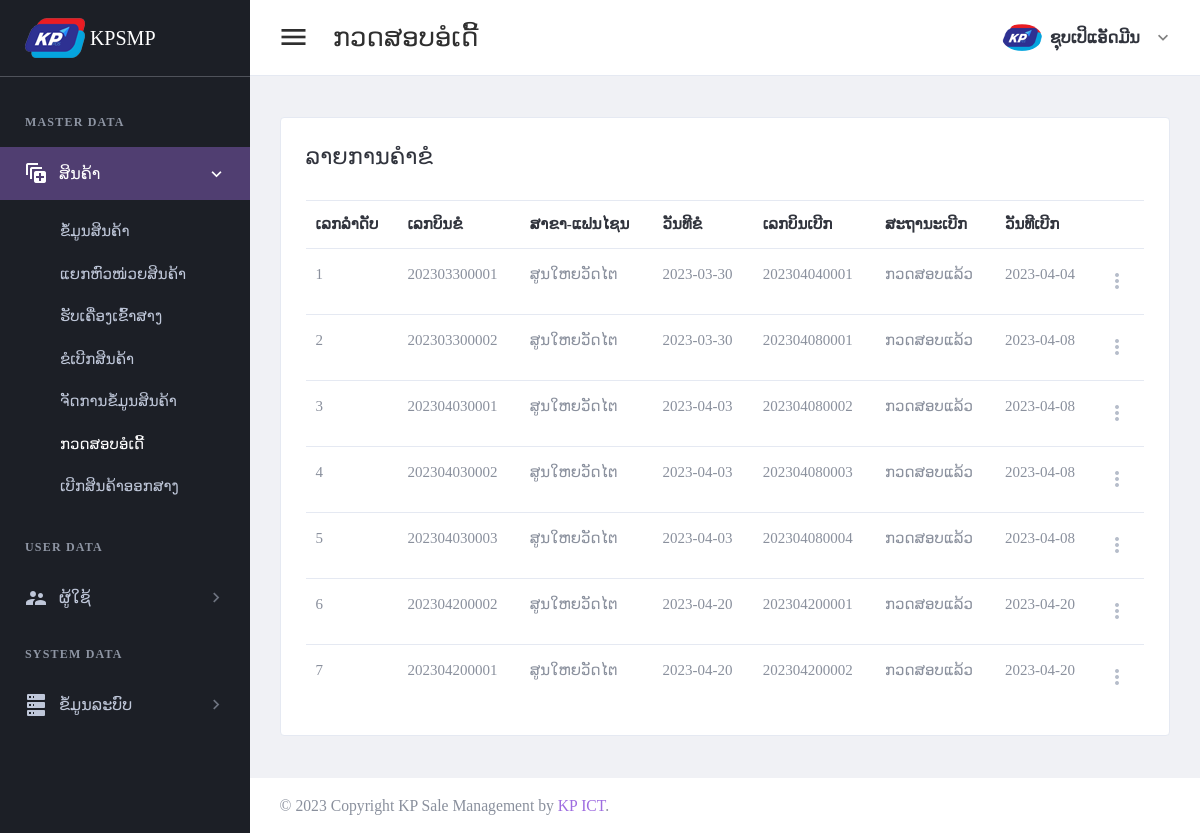
/page/request-order-check.php (signed in), run on an earlier commit of the app's database.
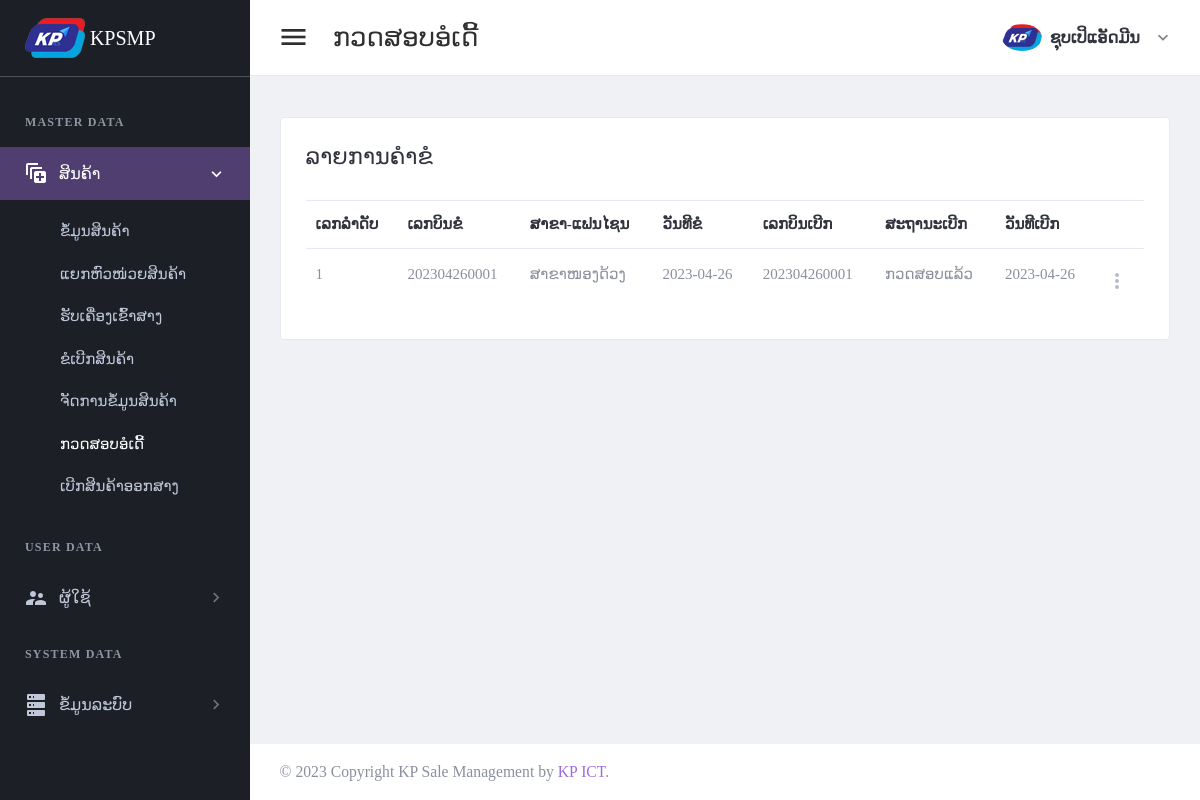
And on a later commit of the database.
### tables this page shows
CREATE TABLE `tbl_header_title` (
  `ht_id` int(11) NOT NULL,
  `ht_name` varchar(300) DEFAULT NULL
);

CREATE TABLE `tbl_sub_title` (
  `st_id` int(11) NOT NULL,
  `st_name` varchar(300) DEFAULT NULL,
  `icon_code` varchar(100) DEFAULT NULL,
  `ht_id` int(11) DEFAULT NULL
);

CREATE TABLE `tbl_page_title` (
  `pt_id` int(11) NOT NULL,
  `pt_name` varchar(300) DEFAULT NULL,
  `ptf_name` varchar(100) DEFAULT NULL,
  `st_id` int(11) DEFAULT NULL
);

CREATE TABLE `tbl_order_request` (
  `or_id` int(11) NOT NULL,
  `or_bill_number` varchar(30) DEFAULT NULL,
  `br_id` int(11) DEFAULT NULL,
  `wh_id` int(11) DEFAULT NULL,
  `or_status` int(11) DEFAULT NULL,
  `add_by` int(11) DEFAULT NULL,
  `date_register` date DEFAULT NULL
);

CREATE TABLE `tbl_branch` (
  `br_id` int(11) NOT NULL,
  `br_name` varchar(150) DEFAULT NULL,
  `br_status` int(11) DEFAULT NULL,
  `br_type` int(11) DEFAULT NULL,
  `add_by` int(11) DEFAULT NULL,
  `date_register` date DEFAULT NULL
);

CREATE TABLE `tbl_approve_order` (
  `apo_id` int(11) NOT NULL,
  `apo_bill_number` varchar(30) DEFAULT NULL,
  `or_id` int(11) DEFAULT NULL,
  `br_id` int(11) DEFAULT NULL,
  `wh_id` int(11) DEFAULT NULL,
  `ar_status` int(11) DEFAULT NULL,
  `add_by` int(11) DEFAULT NULL,
  `date_register` date DEFAULT NULL
);

CREATE TABLE `tbl_approve_order_status` (
  `aos_id` int(11) NOT NULL,
  `aos_name` varchar(150) DEFAULT NULL
);

### setting/checksession.php (called while the page is built, shortened)
<?php
	if($_SESSION['id_users'] == "" )
	{
	header("location:logout.php");
	}
	  else{
		$role_id = $_SESSION["role_id"];
	}
?>

### page/request-order-check.php (the view, shortened to what the changed rows need)
<?php
include("../setting/checksession.php");
include("../setting/conn.php");
$header_name = "ກວດສອບອໍເດີ້";
$header_click = "2";
?>
<!DOCTYPE html>
<html lang="en" dir="ltr">
<head>
    <?php
    include("../setting/callcss.php");
    ?>
</head>
<body class="navbar-fixed sidebar-fixed" id="body">
    <div class="wrapper">
        <?php include "menu.php"; ?>
        <div class="page-wrapper">
            <div class="content-wrapper">
                <div class="content">
                    <div class="email-wrapper rounded border bg-white">
                        <div class="  no-gutters justify-content-center">
                            <div class="    ">
                                <div class="  p-4 p-xl-5">
                                    <form method="post" id="additemorderfrm">
                                        <table id="productsTable2" class="table table-hover table-product" style="width:100%">
                                            <thead>
                                                <tr>
                                                    <th>ເລກລຳດັບ</th>
                                                    <th>ເລກບິນຂໍ</th>
                                                    <th>ສາຂາ-ແຟນໄຊນ</th>
                                                    <th>ວັນທີຂໍ</th>
                                                    <th>ເລກບິນເບີກ</th>
                                                    <th>ສະຖານະເບີກ</th>
                                                    <th>ວັນທີເບີກ</th>
                                                    <th></th>
                                                </tr>
                                            </thead>
                                            <tbody>
                                                <?php
                                                $i = 1;
                                                $stmt4 = $conn->prepare(" SELECT  a.or_id,or_bill_number,br_name,a.date_register as date_request
                                                ,apo_bill_number,aos_name,b.date_register as date_check
                                                FROM tbl_order_request a
                                                left join tbl_approve_order b on a.or_id = b.or_id
                                                left join tbl_branch c on a.br_id = c.br_id
                                                left join tbl_approve_order_status d on b.ar_status = d.aos_id ");
                                                $stmt4->execute();
                                                if ($stmt4->rowCount() > 0) {
                                                    while ($row4 = $stmt4->fetch(PDO::FETCH_ASSOC)) {
                                                        if (empty($row4['apo_bill_number'])) {
                                                            $apo_bill_number = "ລໍຖ້າກວດສອບ";
                                                            $aos_name = "ລໍຖ້າກວດສອບ";
                                                            $date_check = "ລໍຖ້າກວດສອບ";
                                                        } else {
                                                            $apo_bill_number = $row4['apo_bill_number'];
                                                            $aos_name = $row4['aos_name'];
                                                            $date_check = $row4['date_check'];
                                                        }
                                                ?>
                                                        <tr>
                                                            <td><?php echo "$i"; ?></td>
                                                            <td><?php echo $row4['or_bill_number']; ?></td>
                                                            <td><?php echo $row4['br_name']; ?></td>
                                                            <td><?php echo $row4['date_request']; ?></td>
                                                            <td><?php echo "$apo_bill_number"; ?></td>
                                                            <td><?php echo "$aos_name"; ?></td>
                                                            <td><?php echo "$date_check"; ?></td>
                                                            <td>
                                                                <div class="dropdown">
                                                                    <a class="dropdown-toggle icon-burger-mini" href="#" role="button" id="dropdownMenuLink" data-toggle="dropdown" aria-haspopup="true" aria-expanded="false" data-display="static">
                                                                    </a>
                                                                </div>
                                                            </td>
                                                        </tr>
                                                <?php
                                                        $i++;
                                                    }
                                                }
                                                ?>
                                            </tbody>
                                        </table>
                                    </form>
                                </div>
                            </div>
                        </div>
                    </div>
                </div>
            </div>
        </div>
    </div>
</body>
</html>

### page/menu.php (shortened to what the changed rows need)
<aside class="left-sidebar sidebar-dark" id="left-sidebar">
  <div id="sidebar" class="sidebar sidebar-with-footer">
    <div class="sidebar-left" data-simplebar style="height: 100%;">
      <ul class="nav sidebar-inner" id="sidebar-menu">
        <?php
        $stmt = $conn->prepare(" SELECT distinct a.ht_id,ht_name
        FROM tbl_header_title a
        left join tbl_role_page b on a.ht_id = b.ht_id
        where role_id ='$role_id'
        order by  a.ht_id asc ");
        $stmt->execute();
        if ($stmt->rowCount() > 0) {
          while ($row = $stmt->fetch(PDO::FETCH_ASSOC)) {
            $ht_id = $row['ht_id'];
            $ht_name = $row['ht_name'];
        ?>
            <li class="section-title"> <?php echo "$ht_name"; ?></li>
            <?php
            $stmt1 = $conn->prepare("SELECT distinct a.st_id,st_name,role_id,icon_code
            FROM tbl_sub_title a
            left join tbl_role_page b on a.st_id = b.st_id
            where a.ht_id = '$ht_id' and role_id ='$role_id'
            order by a.st_id asc ");
            $stmt1->execute();
            if ($stmt1->rowCount() > 0) {
              while ($row1 = $stmt1->fetch(PDO::FETCH_ASSOC)) {
                $st_name = $row1['st_name'];
                $st_id = $row1['st_id'];
                $icon_code = $row1['icon_code'];
            ?>
                <li class='has-sub <?php if ($header_click == "$st_id") {  echo "active expand"; } ?>'>
                  <a class="sidenav-item-link" href="javascript:void(0)" data-toggle="collapse" data-target='#<?php echo "$st_name"; ?>' aria-expanded="false" aria-controls="<?php echo "$st_name"; ?>">
                    <i class="mdi <?php echo"$icon_code";?>"></i>
                    <span class="nav-text"> <?php echo "$st_name"; ?> </span> <b class="caret"></b>
                  </a>
                  <ul class='collapse <?php if ($header_click == "$st_id" ) { echo "show"; } ?>' id="<?php echo "$st_name"; ?>" data-parent="#sidebar-menu">
                    <div class="sub-menu">
                      <?php
                      $stmt2 = $conn->prepare(" SELECT pt_name,ptf_name
                      FROM tbl_page_title a
                      left join tbl_role_page b on a.pt_id = b.pt_id
                      where a.st_id = '$st_id' and role_id ='$role_id'
                      order by a.pt_id asc ");
                      $stmt2->execute();
                      if ($stmt2->rowCount() > 0) {
                        while ($row2 = $stmt2->fetch(PDO::FETCH_ASSOC)) {
                          $pt_name = $row2['pt_name'];
                      ?>
                          <li class="<?php if ($header_name ==  $row2['pt_name']) { echo "active"; } ?>">
                            <a class="sidenav-item-link" href='<?php echo $row2['ptf_name'] ?>'>
                              <span class="nav-text"><?php echo"$pt_name";?></span>
                            </a>
                          </li>
                      <?php
                        }
                      }
                      ?>
                    </div>
                  </ul>
              <?php
              }
            }
              ?>
                </li>
            <?php
          }
        }
            ?>
      </ul>
    </div>
  </div>
</aside>

What changed in the data, as far as the page shows it:
removed tbl_order_request: or_bill_number "202303300002", br.br_name "ສູນໃຫຍວັດໄຕ", date_register "2023-03-30", tbl_approve_order.apo_bill_number "202304080001", tbl_approve_order_status.aos_name "ກວດສອບແລ້ວ", tbl_approve_order.date_register "2023-04-08"
removed tbl_order_request: or_bill_number "202304030001", br.br_name "ສູນໃຫຍວັດໄຕ", date_register "2023-04-03", tbl_approve_order.apo_bill_number "202304080002", tbl_approve_order_status.aos_name "ກວດສອບແລ້ວ", tbl_approve_order.date_register "2023-04-08"
removed tbl_order_request: or_bill_number "202304030002", br.br_name "ສູນໃຫຍວັດໄຕ", date_register "2023-04-03", tbl_approve_order.apo_bill_number "202304080003", tbl_approve_order_status.aos_name "ກວດສອບແລ້ວ", tbl_approve_order.date_register "2023-04-08"
removed tbl_order_request: or_bill_number "202304030003", br.br_name "ສູນໃຫຍວັດໄຕ", date_register "2023-04-03", tbl_approve_order.apo_bill_number "202304080004", tbl_approve_order_status.aos_name "ກວດສອບແລ້ວ", tbl_approve_order.date_register "2023-04-08"
removed tbl_order_request: or_bill_number "202304200002", br.br_name "ສູນໃຫຍວັດໄຕ", date_register "2023-04-20", tbl_approve_order.apo_bill_number "202304200001", tbl_approve_order_status.aos_name "ກວດສອບແລ້ວ", tbl_approve_order.date_register "2023-04-20"
removed tbl_order_request: or_bill_number "202304200001", br.br_name "ສູນໃຫຍວັດໄຕ", date_register "2023-04-20", tbl_approve_order.apo_bill_number "202304200002", tbl_approve_order_status.aos_name "ກວດສອບແລ້ວ", tbl_approve_order.date_register "2023-04-20"
changed tbl_order_request "ກວດສອບແລ້ວ": or_bill_number "202303300001" → "202304260001"; br.br_name "ສູນໃຫຍວັດໄຕ" → "ສາຂາໜອງດ້ວງ"; date_register "2023-03-30" → "2023-04-26"; tbl_approve_order.apo_bill_number "202304040001" → "202304260001"; tbl_approve_order.date_register "2023-04-04" → "2023-04-26"
